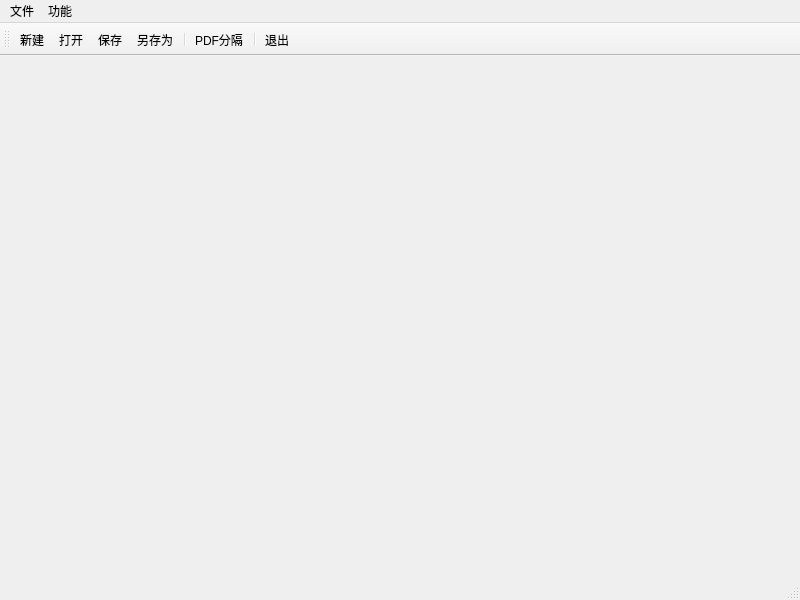
<?xml version="1.0" encoding="UTF-8"?>
<ui version="4.0">
 <class>MainWindow</class>
 <widget class="QMainWindow" name="MainWindow">
  <property name="geometry">
   <rect>
    <x>0</x>
    <y>0</y>
    <width>800</width>
    <height>600</height>
   </rect>
  </property>
  <property name="windowTitle">
   <string>MainWindow</string>
  </property>
  <widget class="QWidget" name="centralwidget">
   <layout class="QVBoxLayout" name="verticalLayout"/>
  </widget>
  <widget class="QMenuBar" name="menubar">
   <property name="geometry">
    <rect>
     <x>0</x>
     <y>0</y>
     <width>800</width>
     <height>23</height>
    </rect>
   </property>
   <widget class="QMenu" name="menu">
    <property name="title">
     <string>文件</string>
    </property>
    <addaction name="action_new"/>
    <addaction name="action_open"/>
    <addaction name="action_save"/>
    <addaction name="action_save_as"/>
    <addaction name="separator"/>
    <addaction name="action_exit"/>
   </widget>
   <widget class="QMenu" name="menu_2">
    <property name="title">
     <string>功能</string>
    </property>
    <addaction name="action_split_pdf"/>
   </widget>
   <addaction name="menu"/>
   <addaction name="menu_2"/>
  </widget>
  <widget class="QStatusBar" name="statusbar"/>
  <widget class="QToolBar" name="toolBar">
   <property name="windowTitle">
    <string>toolBar</string>
   </property>
   <attribute name="toolBarArea">
    <enum>TopToolBarArea</enum>
   </attribute>
   <attribute name="toolBarBreak">
    <bool>false</bool>
   </attribute>
   <addaction name="action_new"/>
   <addaction name="action_open"/>
   <addaction name="action_save"/>
   <addaction name="action_save_as"/>
   <addaction name="separator"/>
   <addaction name="action_split_pdf"/>
   <addaction name="separator"/>
   <addaction name="action_exit"/>
  </widget>
  <action name="action_new">
   <property name="icon">
    <iconset>
     <normaloff>res/images/new doc.gif</normaloff>res/images/new doc.gif</iconset>
   </property>
   <property name="text">
    <string>新建</string>
   </property>
  </action>
  <action name="action_open">
   <property name="icon">
    <iconset>
     <normaloff>res/images/open.gif</normaloff>res/images/open.gif</iconset>
   </property>
   <property name="text">
    <string>打开</string>
   </property>
  </action>
  <action name="action_save">
   <property name="icon">
    <iconset>
     <normaloff>res/images/save.gif</normaloff>res/images/save.gif</iconset>
   </property>
   <property name="text">
    <string>保存</string>
   </property>
  </action>
  <action name="action_save_as">
   <property name="icon">
    <iconset>
     <normaloff>res/images/save as.gif</normaloff>res/images/save as.gif</iconset>
   </property>
   <property name="text">
    <string>另存为</string>
   </property>
  </action>
  <action name="action_exit">
   <property name="icon">
    <iconset>
     <normaloff>res/images/close.gif</normaloff>res/images/close.gif</iconset>
   </property>
   <property name="text">
    <string>退出</string>
   </property>
  </action>
  <action name="action_split_pdf">
   <property name="icon">
    <iconset>
     <normaloff>res/images/split pdf.gif</normaloff>res/images/split pdf.gif</iconset>
   </property>
   <property name="text">
    <string>PDF分隔</string>
   </property>
  </action>
 </widget>
 <resources/>
 <connections>
  <connection>
   <sender>toolBar</sender>
   <signal>actionTriggered(QAction*)</signal>
   <receiver>MainWindow</receiver>
   <slot>slot_tools_clicked()</slot>
   <hints>
    <hint type="sourcelabel">
     <x>428</x>
     <y>40</y>
    </hint>
    <hint type="destinationlabel">
     <x>352</x>
     <y>79</y>
    </hint>
   </hints>
  </connection>
 </connections>
 <slots>
  <slot>slot_tools_clicked()</slot>
 </slots>
</ui>
